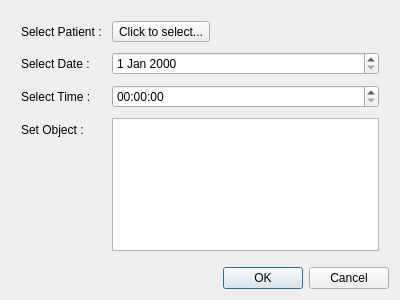
<?xml version="1.0" encoding="UTF-8"?>
<ui version="4.0">
 <class>AddAppointmentDialog</class>
 <widget class="QDialog" name="AddAppointmentDialog">
  <property name="geometry">
   <rect>
    <x>0</x>
    <y>0</y>
    <width>400</width>
    <height>300</height>
   </rect>
  </property>
  <property name="windowTitle">
   <string>Dialog</string>
  </property>
  <layout class="QVBoxLayout" name="verticalLayout">
   <item>
    <layout class="QFormLayout" name="formLayout">
     <property name="horizontalSpacing">
      <number>10</number>
     </property>
     <property name="verticalSpacing">
      <number>10</number>
     </property>
     <property name="leftMargin">
      <number>10</number>
     </property>
     <property name="topMargin">
      <number>10</number>
     </property>
     <property name="rightMargin">
      <number>10</number>
     </property>
     <property name="bottomMargin">
      <number>10</number>
     </property>
     <item row="0" column="0">
      <widget class="QLabel" name="label">
       <property name="text">
        <string>Select Patient :</string>
       </property>
      </widget>
     </item>
     <item row="1" column="0">
      <widget class="QLabel" name="label_2">
       <property name="text">
        <string>Select Date :</string>
       </property>
      </widget>
     </item>
     <item row="1" column="1">
      <widget class="QDateEdit" name="date"/>
     </item>
     <item row="2" column="0">
      <widget class="QLabel" name="label_3">
       <property name="text">
        <string>Select Time :</string>
       </property>
      </widget>
     </item>
     <item row="2" column="1">
      <widget class="QTimeEdit" name="time"/>
     </item>
     <item row="3" column="0">
      <widget class="QLabel" name="label_4">
       <property name="text">
        <string>Set Object :</string>
       </property>
      </widget>
     </item>
     <item row="3" column="1">
      <widget class="QTextEdit" name="ObjectTextEdit"/>
     </item>
     <item row="0" column="1">
      <widget class="QToolButton" name="selectPatientButton">
       <property name="text">
        <string>Click to select...</string>
       </property>
      </widget>
     </item>
    </layout>
   </item>
   <item>
    <widget class="QDialogButtonBox" name="buttonBox">
     <property name="orientation">
      <enum>Qt::Horizontal</enum>
     </property>
     <property name="standardButtons">
      <set>QDialogButtonBox::Cancel|QDialogButtonBox::Ok</set>
     </property>
    </widget>
   </item>
  </layout>
 </widget>
 <resources/>
 <connections>
  <connection>
   <sender>buttonBox</sender>
   <signal>accepted()</signal>
   <receiver>AddAppointmentDialog</receiver>
   <slot>accept()</slot>
   <hints>
    <hint type="sourcelabel">
     <x>248</x>
     <y>254</y>
    </hint>
    <hint type="destinationlabel">
     <x>157</x>
     <y>274</y>
    </hint>
   </hints>
  </connection>
  <connection>
   <sender>buttonBox</sender>
   <signal>rejected()</signal>
   <receiver>AddAppointmentDialog</receiver>
   <slot>reject()</slot>
   <hints>
    <hint type="sourcelabel">
     <x>316</x>
     <y>260</y>
    </hint>
    <hint type="destinationlabel">
     <x>286</x>
     <y>274</y>
    </hint>
   </hints>
  </connection>
 </connections>
</ui>
